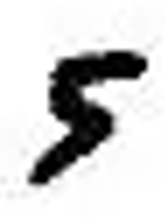
#> input picture BP4/5.png, 165 x 217 px
$ python main.py
#> lines starting #> are read from the running program, lines starting #| are printed output that depends on the picture; after the words box and inside, x2 and y2 are one past the last pixel; in counts of white or black regions, pixels touching at a corner belong together
import numpy as np
import cv2
from matplotlib import pyplot as plt
from sklearn.datasets import load_digits
from sklearn.preprocessing import LabelBinarizer
from sklearn.model_selection import train_test_split
from sklearn.metrics import classification_report, confusion_matrix
import os

# 数据库路径
MODEL_PATH = "sklen_num_model.npz"


class NeuralNetwork:
    def __init__(self, layers):
        # 初始化隐藏层权值
        self.w1 = np.random.random([layers[0], layers[1]]) * 2 - 1
        # 初始化输出层权值
        self.w2 = np.random.random([layers[1], layers[2]]) * 2 - 1
        # 初始化隐藏层的偏置值
        self.b1 = np.zeros([layers[1]])
        # 初始化输出层的偏置值
        self.b2 = np.zeros([layers[2]])

    # 定义激活函数
    @staticmethod
    def sigmoid(x):
        return 1 / (1 + np.exp(-x))

    # 定义激活函数的导函数
    @staticmethod
    def dsigmoid(x):
        return x * (1 - x)

    def train(self, x_data, y_data, lr=0.1, batch=50):
        """
        模型的训练函数
        :param x_data: 训练数据的特征
        :param y_data: 训练数据的标签
        :param lr: 学习率
        :param batch: 每次要训练的样本数量
        :return:
        """
        # 随机选择一定批次的数据进行训练
        index = np.random.randint(0, x_data.shape[0], batch)
        x = x_data[index]
        t = y_data[index]
        # 计算隐藏层的输出
        l1 = self.sigmoid(np.dot(x, self.w1) + self.b1)
        # 计算输出层的输出
        l2 = self.sigmoid(np.dot(l1, self.w2) + self.b2)
        # 计算输出层的学习信号
        delta_l2 = (t - l2) * self.dsigmoid(l2)
        # 计算隐藏层的学习信号
        delta_l1 = delta_l2.dot(self.w2.T) * self.dsigmoid(l1)
        # 计算隐藏层的权值变化
        delta_w1 = lr * x.T.dot(delta_l1) / x.shape[0]
        # 计算输出层的权值变化
        delta_w2 = lr * l1.T.dot(delta_l2) / x.shape[0]
        # 改变权值
        self.w1 += delta_w1
        self.w2 += delta_w2
        # 改变偏置值
        self.b1 += lr * np.mean(delta_l1, axis=0)
        self.b2 += lr * np.mean(delta_l2, axis=0)

    def predict(self, x):
        """
        模型的预测函数
        :param x: 测试数据的特征
        :return: 返回一个包含10个0-1之间数字的numpy.array对象
        """
        l1 = self.sigmoid(np.dot(x, self.w1) + self.b1)
        l2 = self.sigmoid(np.dot(l1, self.w2) + self.b2)
        return l2

    # 保存训练模型
    def save(self, path):
        np.savez(path, w1=self.w1, w2=self.w2, b1=self.b1, b2=self.b2)

    # 加载训练模型
    def load(self, path):
        npz = np.load(path)
        self.w1 = npz['w1']
        self.w2 = npz['w2']
        self.b1 = npz['b1']
        self.b2 = npz['b2']

    # 输入手写数字图像，返回模型预测结果
    def predict_num(self, img):
        # 将图片转换为灰度图
        img = cv2.cvtColor(img, cv2.COLOR_BGR2GRAY)
        # 将图片转换为二值图
        img = cv2.threshold(img, 127, 255, cv2.THRESH_BINARY)[1]
        # 将图片转换为8*8的矩阵
        img = cv2.resize(img, (8, 8))
        # 将图片转换为一维向量
        img = img.flatten()
        # 图片归一化处理
        img = img / 255
        # 预测图片的数字
        num = self.predict(img)
        # 返回预测结果
        return np.argmax(num)


# 定义一个2层的网络模型：64-100-10
nn = NeuralNetwork([64, 100, 10])

# 如果存在数据库就加载，不存在就训练
if os.path.exists(MODEL_PATH):
    nn.load(MODEL_PATH)
else:
    # 载入数据集
    digits = load_digits()
    X = digits.data
    Y = digits.target
    # 数据归一化
    X = (X - X.min()) / (X.max() - X.min())
    # 将数据拆分成训练集和测试集
    x_train, x_test, y_train, y_test = train_test_split(X, Y)
    # 将训练数据标签化为独热编码
    labels = LabelBinarizer().fit_transform(y_train)
    # 训练周期
    epoch = 20001
    # 测试周期
    test = 400
    # 用来保存测试时产生的代价函数的值
    loss = []
    # 用来保存测试过程中的准确率
    accuracy = []
    for n in range(epoch):
        nn.train(x_train, labels)
        # 每训练一定的次数后，进行一次测试
        if n % test == 0:
            # 用测试集测试模型，返回结果为独热编码的标签
            predictions = nn.predict(x_test)
            # 取返回结果最大值的索引，即为预测数据
            y2 = np.argmax(predictions, axis=1)
            # np.equal用来比较数据是否相等，相等返回True，不相等返回False
            # 比较的结果求平均值，即为模型的准确率
            acc = np.mean(np.equal(y_test, y2))
            # 计算代价函数
            cost = np.mean(np.square(y_test - y2) / 2)
            # 将准确率添加到列表
            accuracy.append(acc)
            # 将代价函数添加到列表
            loss.append(cost)
            print('epoch:', n, 'accuracy:', acc, 'loss:', loss)
        # 保存训练数据
    nn.save(MODEL_PATH)
    # 使用测试数据对模型进行测试
    pred = nn.predict(x_test)
    y_pred = np.argmax(pred, axis=1)
    # 查看模型预测结果与真实标签之间的报告
    print(classification_report(y_test, y_pred))
    # 查看模型预测结果与真实标签之间的混淆矩阵
    print(confusion_matrix(y_test, y_pred))
    # 训练结果可视化
    plt.subplot(2, 1, 1)
    plt.plot(range(0, epoch, test), loss)
    plt.ylabel('loss')
    plt.subplot(2, 1, 2)
    plt.plot(range(0, epoch, test), accuracy)
    plt.xlabel('epoch')
    plt.ylabel('accuracy')
    plt.show()
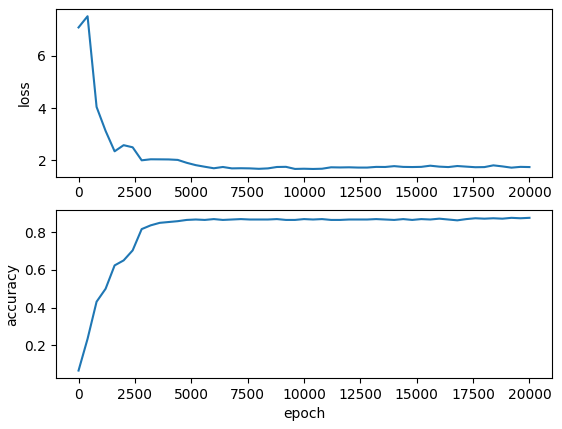
#> figure drawn by matplotlib, 2 panels; panel 1: curve peaks at x = 400, y = 7.5; panel 2: curve peaks at x = 19200, y = 0.878

img = cv2.imread('5.png')
#> img is the input picture: shape (217, 165, 3); min 0, max 255, mean 207.8
print("识别的数字为：", nn.predict_num(img))
#> in predict_num, `img = cv2.threshold(img, 127, 255, cv2.THRESH_BINARY)[1]`:
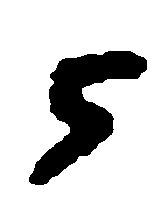
#> img: shape (217, 165); 82% white; 1 black region, box (x1, y1, x2, y2) and area: (29, 51, 147, 185) 6461
#> in predict_num, `img = img.flatten()`: img = 64 values, max 255 at index 0, min 0 at index 19, mean 203
#> in predict_num, `img = img / 255`: img = 64 values, max 1 at index 0, min 0 at index 19, mean 0.796
#> in predict_num, `num = self.predict(img)`: num = [0.087, 0.000174, 0.0231, 0.0125, 7.37e-05, 0.208, 0.000483, 0.000882, 8.96e-06, 0.00301]
#| 识别的数字为： 5
